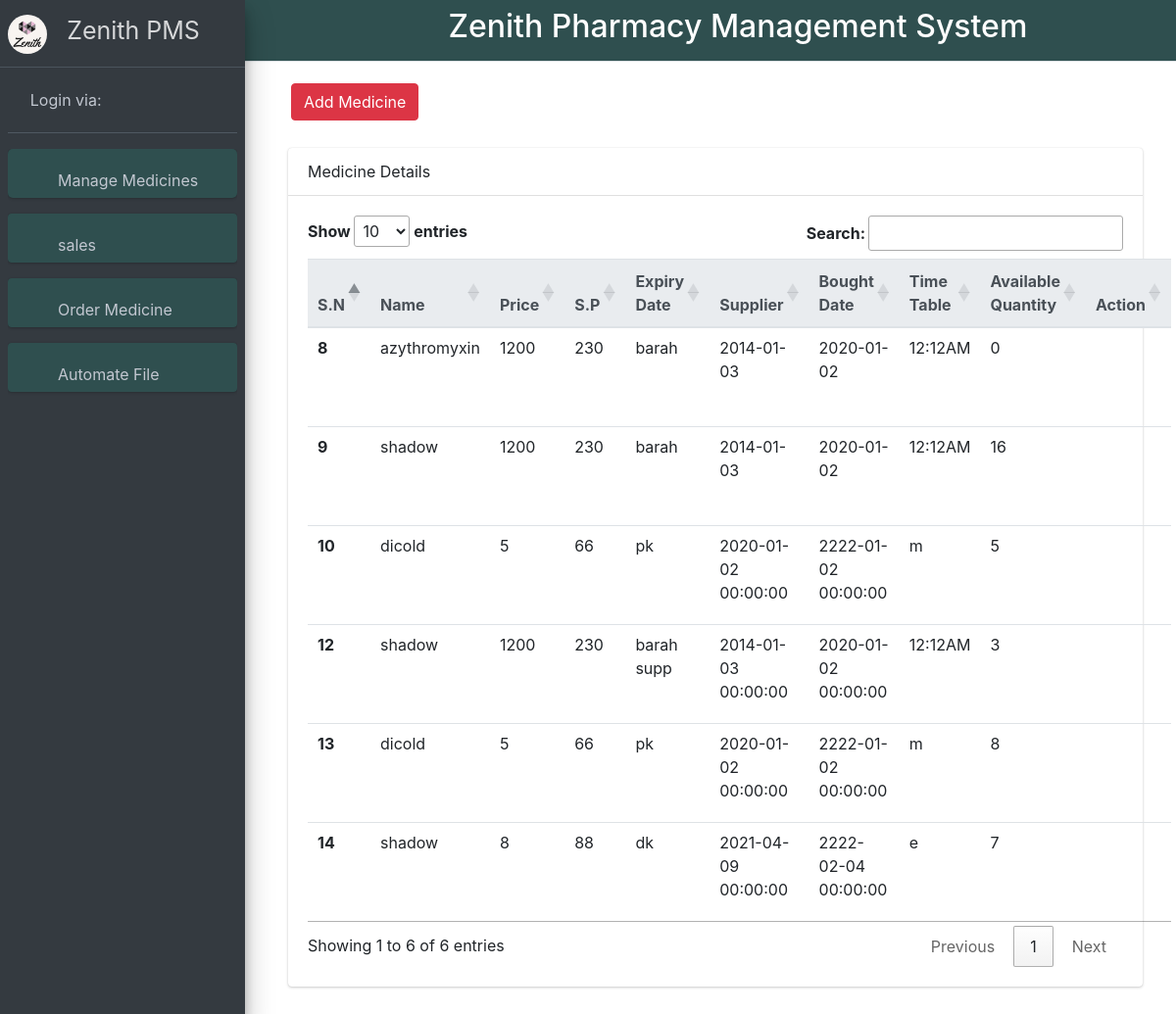
Screenshot of /manage_medicine with the database file from the repository.
### manage_medicines/models.py (models this page shows, shortened)
class Medicine(models.Model):
    med_name = models.CharField(max_length = 30)
    price = models.CharField(max_length = 30)
    selling_price = models.CharField(max_length = 30)
    supplier = models.CharField(max_length = 30)
    bought_date = models.CharField(max_length = 30)
    expiry_date = models.CharField(max_length = 30)
    time_table = models.CharField(max_length = 30)
    quantity = models.IntegerField()

### manage_medicines/views.py (the view)
# urls.py: path('manage_medicine', medicine_manage),
def medicine_manage(request):
    if request.method == 'POST':
            data = request.POST
            med_name = data['med_name']
            price = data['price']
            selling_price = data['selling_price']
            supplier = data['supplier']
            bought_date = data['bought_date']
            expiry_date = data['expiry_date']
            time_table = data['time_table']
            quantity = data['quantity']
            obj = Medicine.objects.create(med_name = med_name, price=price,selling_price=selling_price,supplier=supplier,bought_date=bought_date,expiry_date=expiry_date,time_table=time_table, quantity=quantity)
            if obj:
                return redirect('/manage_medicine')
            return HttpResponse('Medicine is not added.')
    else:
            medicines = Medicine.objects.all()
            context= {
                'medicines':medicines,
            }
            return render(request, 'manage_medicine.html',context)
    return render(request, 'manage_medicine.html')

### templates/manage_medicine.html (shortened to what this page needs)
{% extends 'base.html' %}
{% block body %}
<div style="margin-left: 260px; padding: 22px;">
  <button type="button" class="btn btn-danger" data-toggle="modal" data-target="#exampleModal"
    style="margin-left: 15px;">
    Add Medicine
  </button>
  <div class="form-group" style="width: 250px; margin: 10px;">
  <br>
  <br>
  <br>
  </div>
  <div class="card" style="margin: 12px; margin-top: -15px;">
    <div class="card-header thead-light">
      Medicine Details
    </div>
    <div class="card-body">
      <table class="table" id="tblFilter">
        <thead class="thead-light">
          <tr>
            <th scope="col">S.N</th>
            <th scope="col">Name</th>
            <th scope="col">Price</th>
            <th scope="col">S.P</th>
            <th scope="col">Expiry Date</th>
            <th scope="col">Supplier</th>
            <th scope="col">Bought Date</th>
            <th scope="col">Time Table</th>
            <th scope="col">Available Quantity</th>
            <th scope="col">Action</th>
          </tr>
        </thead>
        <tbody>
          {% for medicine in medicines%}
          <tr>
            <th scope="row">{{medicine.id}}</th>
            <td>{{medicine.med_name}}</td>
            <td>{{medicine.price}}</td>
            <td>{{medicine.selling_price}}</td>
            <td>{{medicine.supplier}}</td>
            <td>{{medicine.bought_date}}</td>
            <td>{{medicine.expiry_date}}</td>
            <td>{{medicine.time_table}}</td>
            <td>{{medicine.quantity}}</td>
            <td>
              <a href="/medicine_update/{{medicine.id}}"<i class="fa fa-edit" style='padding: 10px; font-size: 22px;'></i> </a>
              <a href="/medicine_delete/{{medicine.id}}"  <i class="fa fa-trash" style="color:red; padding: 10px; font-size: 22px;"> </a>
            </td>
          </tr>
          {% endfor %}
        </tbody>
      </table>
    </div>
  </div>
</div>
{% endblock %}

### templates/base.html (shortened to what this page needs)
{% load static %}
<!DOCTYPE html>
<html lang="en">
<head>
    <link rel="stylesheet" href="{% static 'icon.css' %}">
    <link rel="stylesheet" href="{% static 'font.css' %}">
    <link rel="stylesheet" href="{% static 'plugins/fontawesome-free/css/all.min.css' %}">
    <link rel="stylesheet" href="{% static 'dist/css/adminlte.min.css' %}">
    <link rel="stylesheet" type="text/css" href="https://cdn.datatables.net/1.10.24/css/jquery.dataTables.css">
</head>
<body class="hold-transition sidebar-mini">
    <div class="wrapper">
        <nav class="main-header navbar navbar-expand navbar-white navbar-light" style="background-color: #2F4F4F;">
            <ul class="navbar-nav">
                <li class="nav-item">
                    <a class="nav-link" data-widget="pushmenu" href="#" role="button"><i class="fas fa-bars"></i></a>
                </li>
            </ul>
            <h2 style="margin-left: 155px; color: white;">Zenith Pharmacy Management System </h2>
        </nav>
        {% block body %}{% endblock %}
    </div>
    <aside class="main-sidebar sidebar-dark-primary elevation-4" style="height:655px;">
        <a href="http://pranishkatwal.com.np/" class="brand-link">
            <img src="{% static 'images/unnamed.jpg' %}" style="height: 40px; border-radius: 50px;">
            <span class="brand-text font-weight-light" style="margin: 15px; font-size: 25px;"><b>Zenith PMS</b></span>
        </a>
        <div class="sidebar">
            <div class="user-panel mt-3 pb-3 mb-3 d-flex">
                <div class="image">
                </div>
                <div class="info">
                    <a href="#" class="d-block">Login via: {{request.user.username}}</a>
                </div>
            </div>
            <nav class="text-secondary">
                <ul class="nav nav-pills nav-sidebar flex-column" data-widget="treeview" role="menu"
                    data-accordion="false">
                    <div class="card class=" text-light bg-dark""
                        style="color: white; background-color: #2F4F4F; height: 50px; border-radius: 5px;">
                        <div class="card-body">
                            <i class="nav-icon fas fa-th"></i>
                            <a href="/manage_medicine" style="margin-left: 14px;"> Manage Medicines </a>
                        </div>
                    </div>
                    <div class="card class=" text-light bg-dark""
                        style="color: white; background-color: #2F4F4F; height: 50px;">
                        <div class="card-body">
                            <i class="nav-icon fas fa-th"></i>
                            <a href="{% url 'sell_medicine_report' %}" style="margin-left: 14px;"> sales </a>
                        </div>
                    </div>
                    <div class="card class=" text-light bg-dark""
                        style="color: white; background-color: #2F4F4F; height: 50px;">
                        <div class="card-body">
                            <i class="nav-icon fas fa-th"></i>
                            <a href="/orderMedicine" style="margin-left: 14px;"> Order Medicine </a>
                        </div>
                    </div>
                    <div class="card class=" text-light bg-dark""
                        style="color: white; background-color: #2F4F4F; height: 50px;">
                        <div class="card-body">
                            <i class="nav-icon fas fa-th"></i>
                            <a href="/automateFile" style="margin-left: 14px;"> Automate File </a>
                        </div>
                    </div>
                    </body>
</html>

### rows the page displays
Medicine: id "8", med_name "azythromyxin", price "1200", selling_price "230", supplier "barah", bought_date "2014-01-03", expiry_date "2020-01-02", time_table "12:12AM", quantity "0"
Medicine: id "9", med_name "shadow", price "1200", selling_price "230", supplier "barah", bought_date "2014-01-03", expiry_date "2020-01-02", time_table "12:12AM", quantity "16"
Medicine: id "10", med_name "dicold", price "5", selling_price "66", supplier "pk", bought_date "2020-01-02 00:00:00", expiry_date "2222-01-02 00:00:00", time_table "m", quantity "5"
Medicine: id "12", med_name "shadow", price "1200", selling_price "230", supplier "barah supp", bought_date "2014-01-03 00:00:00", expiry_date "2020-01-02 00:00:00", time_table "12:12AM", quantity "3"
Medicine: id "13", med_name "dicold", price "5", selling_price "66", supplier "pk", bought_date "2020-01-02 00:00:00", expiry_date "2222-01-02 00:00:00", time_table "m", quantity "8"
Medicine: id "14", med_name "shadow", price "8", selling_price "88", supplier "dk", bought_date "2021-04-09 00:00:00", expiry_date "2222-02-04 00:00:00", time_table "e", quantity "7"
